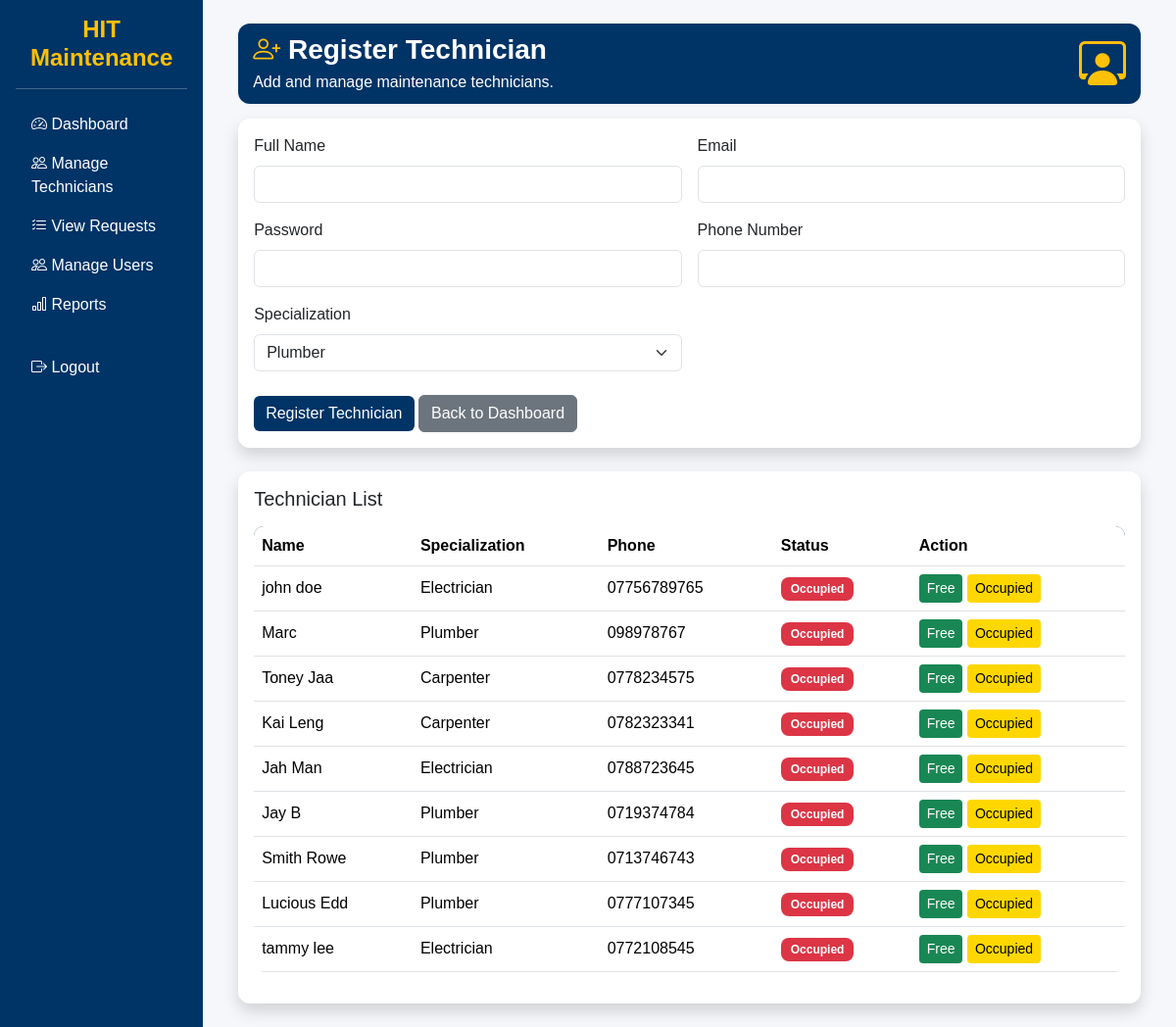
Screenshot of /supervisor/manage_staff.php (signed in) with the database file from the repository.
### tables this page shows
CREATE TABLE `staff` (
  `id` int(11) NOT NULL,
  `user_id` int(11) DEFAULT NULL,
  `specialization` enum('plumber','electrician','carpenter') DEFAULT NULL,
  `status` enum('free','occupied') DEFAULT 'free',
  `phone` varchar(20) DEFAULT NULL
);

CREATE TABLE `users` (
  `id` int(11) NOT NULL,
  `name` varchar(100) DEFAULT NULL,
  `email` varchar(100) DEFAULT NULL,
  `password` varchar(255) DEFAULT NULL,
  `role` enum('student','staff','supervisor') DEFAULT NULL,
  `hostel` varchar(50) DEFAULT NULL,
  `room` varchar(20) DEFAULT NULL,
  `created_at` timestamp NOT NULL DEFAULT current_timestamp(),
  `google_id` varchar(255) DEFAULT NULL,
  `profile_pic` text DEFAULT NULL
);

### supervisor/manage_staff.php (the view, shortened to what this page needs)
<?php
include("../config/database.php");
$staff_list = "SELECT staff.*, users.name
               FROM staff
               JOIN users ON staff.user_id = users.id";
$staff_result = $conn->query($staff_list);
?>
<?php include("../includes/header.php"); ?>
<?php include("../includes/sidebar.php"); ?>
<div class="container-fluid">
<div class="page-header">
<div class="d-flex justify-content-between align-items-center">
<div>
<h3 class="mb-1 fw-bold text-white">
<i class="bi bi-person-plus text-warning"></i>
Register Technician
</h3>
<p class="mb-0 text-white">
Add and manage maintenance technicians.
</p>
</div>
<i class="bi bi-person-workspace display-5 text-warning"></i>
</div>
</div>
<div class="card shadow border-0 mb-4">
<div class="card-body">
<form method="POST">
<div class="row g-3">
<div class="col-md-6">
<label class="form-label">Full Name</label>
<input type="text" name="name" class="form-control" required>
</div>
<div class="col-md-6">
<label class="form-label">Email</label>
<input type="email" name="email" class="form-control" required>
</div>
<div class="col-md-6">
<label class="form-label">Password</label>
<input type="password" name="password" class="form-control" required>
</div>
<div class="col-md-6">
<label class="form-label">Phone Number</label>
<input type="text" name="phone" class="form-control" required>
</div>
<div class="col-md-6">
<label class="form-label">Specialization</label>
<select name="specialization" class="form-select">
<option value="plumber">Plumber</option>
</select>
</div>
</div>
<div class="mt-4">
<button type="submit" name="add_staff" class="btn btn-primary">
Register Technician
</button>
<a href="dashboard.php" class="btn btn-secondary">
Back to Dashboard
</a>
</div>
</form>
</div>
</div>
<div class="card shadow border-0">
<div class="card-body">
<h5 class="mb-3">Technician List</h5>
<div class="table-responsive">
<table class="table table-hover align-middle">
<thead>
<tr>
<th>Name</th>
<th>Specialization</th>
<th>Phone</th>
<th>Status</th>
<th>Action</th>
</tr>
<thead class="table-dark">
<tbody>
<?php
if($staff_result->num_rows > 0){
while($row = $staff_result->fetch_assoc()){
?>
<tr>
<td><?php echo $row['name']; ?></td>
<td><?php echo ucfirst($row['specialization']); ?></td>
<td><?php echo $row['phone']; ?></td>
<td>
<?php
if($row['status'] == "free"){
echo "<span class='badge bg-success'>Free</span>";
}else{
echo "<span class='badge bg-danger'>Occupied</span>";
}
?>
</td>
<td>
<a href="update_staff_status.php?id=<?php echo $row['id']; ?>&status=free"
class="btn btn-success btn-sm">
Free
</a>
<a href="update_staff_status.php?id=<?php echo $row['id']; ?>&status=occupied"
class="btn btn-warning btn-sm">
Occupied
</a>
</td>
</tr>
<?php
}
}else{
echo "<tr><td colspan='5' class='text-center'>No technicians registered</td></tr>";
}
?>
</tbody>
</table>
</div>
</div>
</div>
</div>
<?php include("../includes/sidebar_end.php"); ?>
<?php include("../includes/footer.php"); ?>

### assets/css/style.css (style rules this page uses)
:root { --hit-blue: #003366; --hit-blue-dark: #002244; --hit-gold: #FFD700; --hit-light: #F5F7FA; --hit-dark: #1A1A1A; }
body { font-family: Arial, sans-serif; background-color: var(--hit-light); margin: 0; padding: 0; }
.card { border-radius: 12px; box-shadow: 0 2px 8px rgba(0,0,0,0.05); }
h3, h4, h5 { color: inherit; }
.page-header { background: var(--hit-blue); color: white; border-radius: 12px; padding: 10px 15px; margin-bottom: 15px; }
.table { background: white; border-radius: 10px; overflow: hidden; }
.table thead { background: var(--hit-blue); color: white; }
.table-dark { background: var(--hit-blue) !important; color: white !important; }
.btn-primary { background-color: var(--hit-blue); border: none; }
.btn-warning { background-color: var(--hit-gold); color: black; border: none; }
.btn-success { background-color: #198754; border: none; }
.badge { padding: 6px 10px; border-radius: 8px; font-size: 12px; }

### rows the page displays
staff: user.name "john doe", specialization "Electrician", phone "07756789765", status "Occupied"
staff: user.name "Marc", specialization "Plumber", phone "098978767", status "Occupied"
staff: user.name "Toney Jaa", specialization "Carpenter", phone "0778234575", status "Occupied"
staff: user.name "Kai Leng", specialization "Carpenter", phone "0782323341", status "Occupied"
staff: user.name "Jah Man", specialization "Electrician", phone "0788723645", status "Occupied"
staff: user.name "Jay B", specialization "Plumber", phone "0719374784", status "Occupied"
staff: user.name "Smith Rowe", specialization "Plumber", phone "0713746743", status "Occupied"
staff: user.name "Lucious Edd", specialization "Plumber", phone "0777107345", status "Occupied"
staff: user.name "tammy lee", specialization "Electrician", phone "0772108545", status "Occupied"
